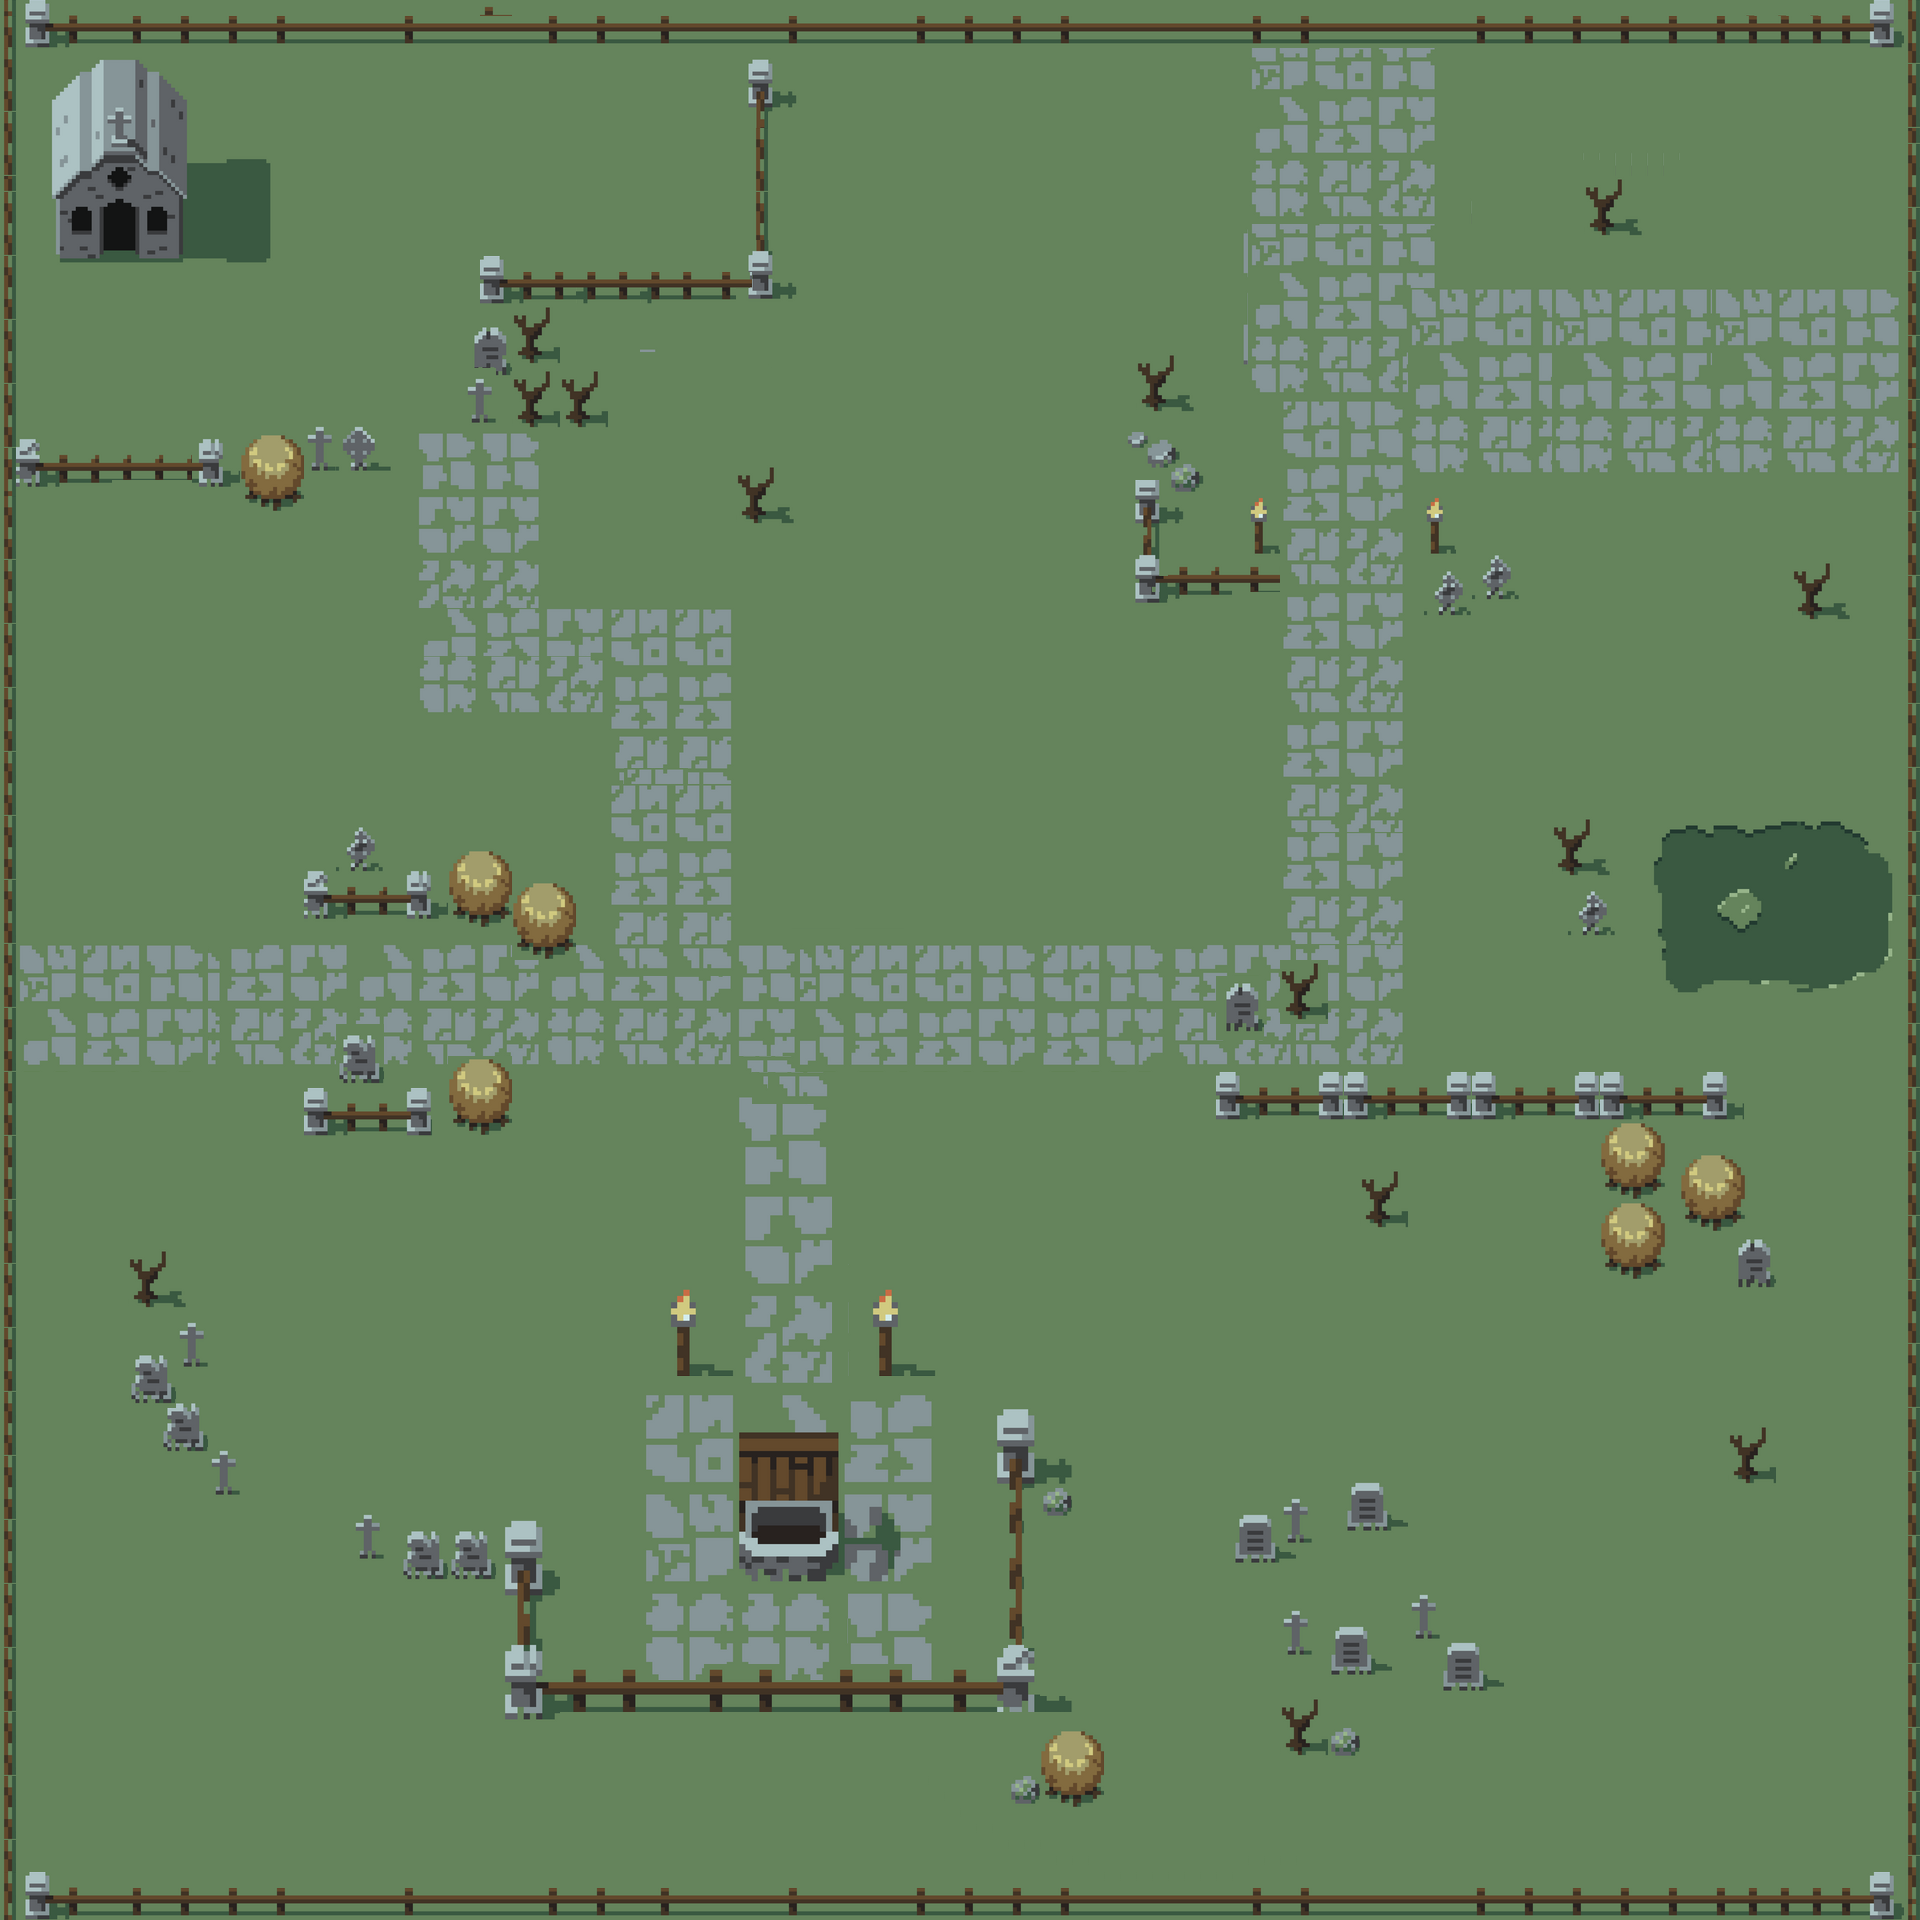

Below is a game level as drawn by its tile map, then a one-line description and the .tmx that defines it (tile-layer data replaced by summaries):
An orthogonal 120x120 tile map with 16x16 px tiles, 3 tile layers (ground, wall, item), 3 tilesets.

<map version="1.8" tiledversion="1.8.4" orientation="orthogonal" renderorder="right-down" width="120" height="120" tilewidth="16" tileheight="16" infinite="0" nextlayerid="4" nextobjectid="1">
 <tileset firstgid="1" name="Xdgqga" tilewidth="16" tileheight="16" tilecount="2401" columns="49">
  <image source="Xdgqga.png" width="794" height="794" />
 </tileset>
 <tileset firstgid="2402" name="SDM5AB" tilewidth="16" tileheight="16" tilecount="2401" columns="49">
  <image source="SDM5AB.png" width="794" height="794" />
 </tileset>
 <tileset firstgid="4803" name="olOaG9" tilewidth="16" tileheight="16" tilecount="2401" columns="49">
  <image source="olOaG9.png" width="794" height="794" />
 </tileset>
 <layer id="1" name="ground" width="120" height="120">
  <data>[14400 cells, 14400 non-empty, 1222 distinct tile ids]</data>
 </layer>
 <layer id="2" name="wall" width="120" height="120">
  <data>[14400 cells, 1894 non-empty, 493 distinct tile ids]</data>
 </layer>
 <layer id="3" name="item" width="120" height="120">
  <data>[14400 cells, 224 non-empty, 224 distinct tile ids]</data>
 </layer>
</map>
